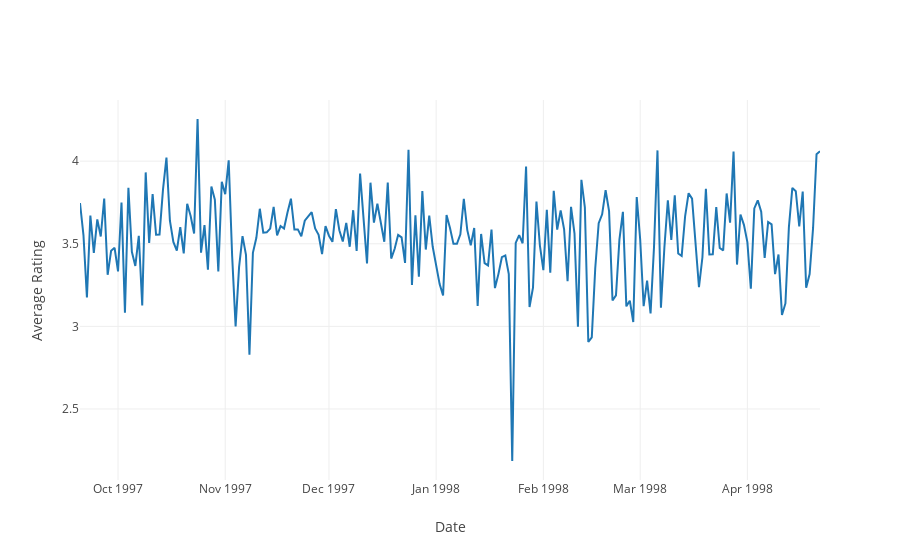

Notebook code for this chart:
### Code cell
trace0 = Scatter(
        x = Average_rating_Date.index,
        y = Average_rating_Date.rating,
        #mode = 'markers'
)
data = [trace0]
layout = dict(xaxis = dict(title = 'Date'),
              yaxis = dict(title = 'Average Rating'),
              )
fig = dict(data = data, layout = layout)
plot.iplot(fig, filename='Rating histogram')

### Figure 1 — Plotly figure (JSON) as saved in the notebook; plotly's stock layout.template omitted (floating-point values rounded to 4 significant figures; data arrays with more than 128 entries replaced by an {"elided": "..."} marker saying what was removed)
{"data": [{"type": "scatter", "x": {"elided": "213 str values"}, "y": {"elided": "213 float values"}}], "layout": {"xaxis": {"title": "Date"}, "yaxis": {"title": "Average Rating"}}}
